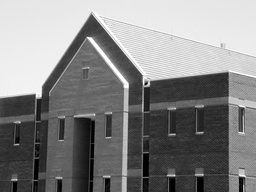
#> input picture 刘镇松-U202010652-图像分割作业/input_img/house.jpg, 256 x 192 px, shrunk from 1114 x 834 before the run
$ python 'Canny边缘提取.py'
#> lines starting #> are read from the running program, lines starting #| are printed output that depends on the picture; after the words box and inside, x2 and y2 are one past the last pixel; in counts of white or black regions, pixels touching at a corner belong together
#> further down, img1 is the input picture: shape (192, 256); min 0, max 255, mean 133.3
import numpy as np
import matplotlib.pyplot as plt
import cv2


def smooth(image, sigma=1.4, length=5):  # 高斯滤波_平滑图像

#> called with sigma = 1.4, length = 5
    k = length // 2
    gaussian = np.zeros([length, length])
    for i in range(length):
        for j in range(length):
            gaussian[i, j] = np.exp(-((i - k) ** 2 + (j - k) ** 2) / (2 * sigma ** 2))
    gaussian /= 2 * np.pi * sigma ** 2

    gaussian = gaussian / np.sum(gaussian)

    W, H = image.shape
#> W = 192; H = 256
    new_image = np.zeros([W - k * 2, H - k * 2])

    for i in range(W - 2 * k):
        for j in range(H - 2 * k):
            new_image[i, j] = np.sum(image[i:i + length, j:j + length] * gaussian)
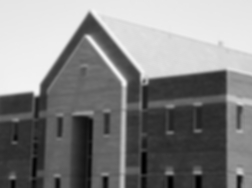
#> new_image: shape (188, 252) float64; min 0.615, max 245.3, mean 132.5

    new_image = np.uint8(new_image)

    return new_image


def get_gradient_and_direction(image):  # 获取梯度幅值和方向
    Gx = np.array([[-1, 0, 1], [-2, 0, 2], [-1, 0, 1]])
    Gy = np.array([[-1, -2, -1], [0, 0, 0], [1, 2, 1]])

    W, H = image.shape
#> W = 188; H = 252
    gradients = np.zeros([W - 2, H - 2])
    direction = np.zeros([W - 2, H - 2])

    for i in range(W - 2):
        for j in range(H - 2):
            dx = np.sum(image[i:i + 3, j:j + 3] * Gx)
            dy = np.sum(image[i:i + 3, j:j + 3] * Gy)
            gradients[i, j] = np.sqrt(dx ** 2 + dy ** 2)
            if dx == 0:
                direction[i, j] = np.pi / 2
            else:
                direction[i, j] = np.arctan(dy / dx)
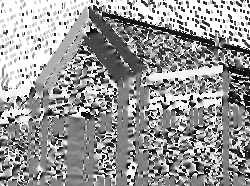
#> direction: shape (186, 250) float64; min -1.57, max 1.57, mean 0.312; drawn with min black and max white
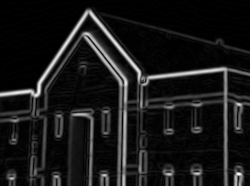
#> gradients: shape (186, 250) float64; min 0, max 402.8, mean 39; drawn with min black and max white

    gradients = np.uint8(gradients)
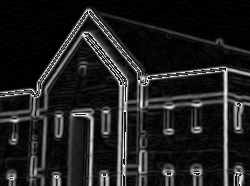
#> gradients: shape (186, 250); min 0, max 255, mean 32.1

    return gradients, direction


def NMS(gradients, direction):  # 非极大值抑制
    W, H = gradients.shape
#> W = 186; H = 250
    nms = np.copy(gradients[1:-1, 1:-1])  # 从第一行到最后一行，第一列到最后一列

    for i in range(1, W - 1):
        for j in range(1, H - 1):
            theta = direction[i, j]
            weight = np.tan(theta)
            if theta > np.pi / 4:
                d1 = [0, 1]
                d2 = [1, 1]
                weight = 1 / weight
            elif theta >= 0:
                d1 = [1, 0]
                d2 = [1, 1]
            elif theta >= - np.pi / 4:
                d1 = [1, 0]
                d2 = [1, -1]
                weight *= -1
            else:
                d1 = [0, -1]
                d2 = [1, -1]
                weight = -1 / weight

            g1 = gradients[i + d1[0], j + d1[1]]
            g2 = gradients[i + d2[0], j + d2[1]]
            g3 = gradients[i - d1[0], j - d1[1]]
            g4 = gradients[i - d2[0], j - d2[1]]

            grade_count1 = g1 * weight + g2 * (1 - weight)
            grade_count2 = g3 * weight + g4 * (1 - weight)

            if grade_count1 > gradients[i, j] or grade_count2 > gradients[i, j]:
                nms[i - 1, j - 1] = 0
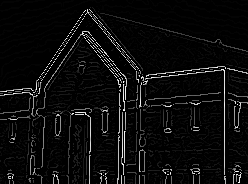
#> nms: shape (184, 248); min 0, max 255, mean 12.4

    return nms


def double_threshold(nms, threshold1, threshold2):  # 双阈值处理
#> called with threshold1 = 40, threshold2 = 100
    visited = np.zeros_like(nms)
    output_image = nms.copy()
    W, H = output_image.shape
#> W = 184; H = 248

    def dfs(i, j):
        if i >= W or i < 0 or j >= H or j < 0 or visited[i, j] == 1:
            return
        visited[i, j] = 1
        if output_image[i, j] > threshold1:
            output_image[i, j] = 255
            dfs(i - 1, j - 1)
            dfs(i - 1, j)
            dfs(i - 1, j + 1)
            dfs(i, j - 1)
            dfs(i, j + 1)
            dfs(i + 1, j - 1)
            dfs(i + 1, j)
            dfs(i + 1, j + 1)
        else:
            output_image[i, j] = 0

    for w in range(W):
        for h in range(H):
            if visited[w, h] == 1:
                continue
            if output_image[w, h] >= threshold2:
                dfs(w, h)
            elif output_image[w, h] <= threshold1:
                output_image[w, h] = 0
                visited[w, h] = 1
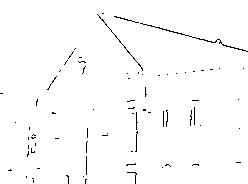
#> visited: shape (184, 248); values 0 (black) and 1 (white), 98.5% white; black in thin lines or dots

    for w in range(W):
        for h in range(H):
            if visited[w, h] == 0:
                output_image[w, h] = 0
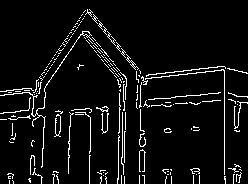
#> output_image: shape (184, 248); 6% white in thin lines or dots

    return output_image


img1 = cv2.imread('input_img/house.jpg', cv2.IMREAD_GRAYSCALE)  # 读取图像

smoothed_image = smooth(img1)  # 高斯平滑
gradients, direction = get_gradient_and_direction(smoothed_image)  # 获取梯度和幅值
nms = NMS(gradients, direction)  # 非极大值抑制
output_image = double_threshold(nms, 40, 100)  # 双阈值处理
# 展示CANNY边缘处理的结果
plt.subplot(121), plt.imshow(img1, 'gray'), plt.title('ORIGINAL')
plt.subplot(122), plt.imshow(output_image, 'gray'), plt.title('CANNY')
plt.tight_layout()
plt.savefig('output_img/image_canny.jpg')
plt.show()

$ run again, with 刘镇松-U202010652-图像分割作业/input_img/finger_print.jpg copied over 刘镇松-U202010652-图像分割作业/input_img/house.jpg
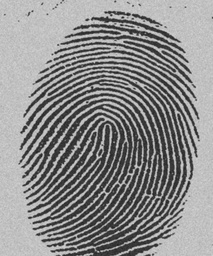
#> input picture 刘镇松-U202010652-图像分割作业/input_img/finger_print.jpg, 213 x 256 px, shrunk from 798 x 958 before the run
#> img1 is the input picture: shape (256, 213); min 29, max 215, mean 140
#> after the loop in double_threshold, `for w in range(W):`:
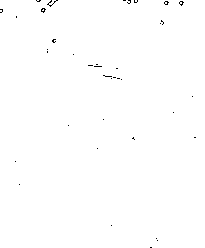
#> visited: shape (248, 205); values 0 (black) and 1 (white), 99.7% white; black in thin lines or dots
#> after the loop in double_threshold, `for w in range(W):`:
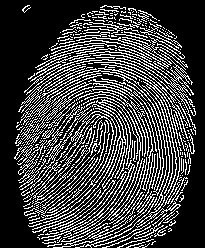
#> output_image: shape (248, 205); 25.5% white in thin lines or dots, all inside (x1, y1, x2, y2) = (14, 5, 196, 248)

$ run again, with 刘镇松-U202010652-图像分割作业/input_img/glcm.jpg copied over 刘镇松-U202010652-图像分割作业/input_img/house.jpg
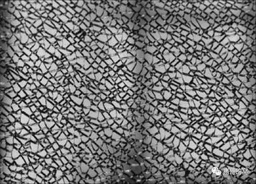
#> input picture 刘镇松-U202010652-图像分割作业/input_img/glcm.jpg, 256 x 184 px, shrunk from 384 x 276 before the run
#> img1 is the input picture: shape (184, 256); min 0, max 252, mean 117.9
#> after the loop in double_threshold, `for w in range(W):`:
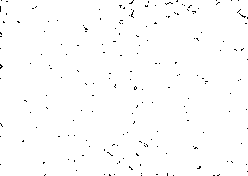
#> visited: shape (176, 248); values 0 (black) and 1 (white), 99.1% white; black in thin lines or dots
#> after the loop in double_threshold, `for w in range(W):`:
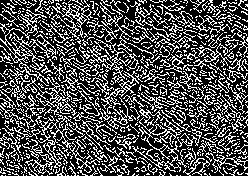
#> output_image: shape (176, 248); 31% white in thin lines or dots
